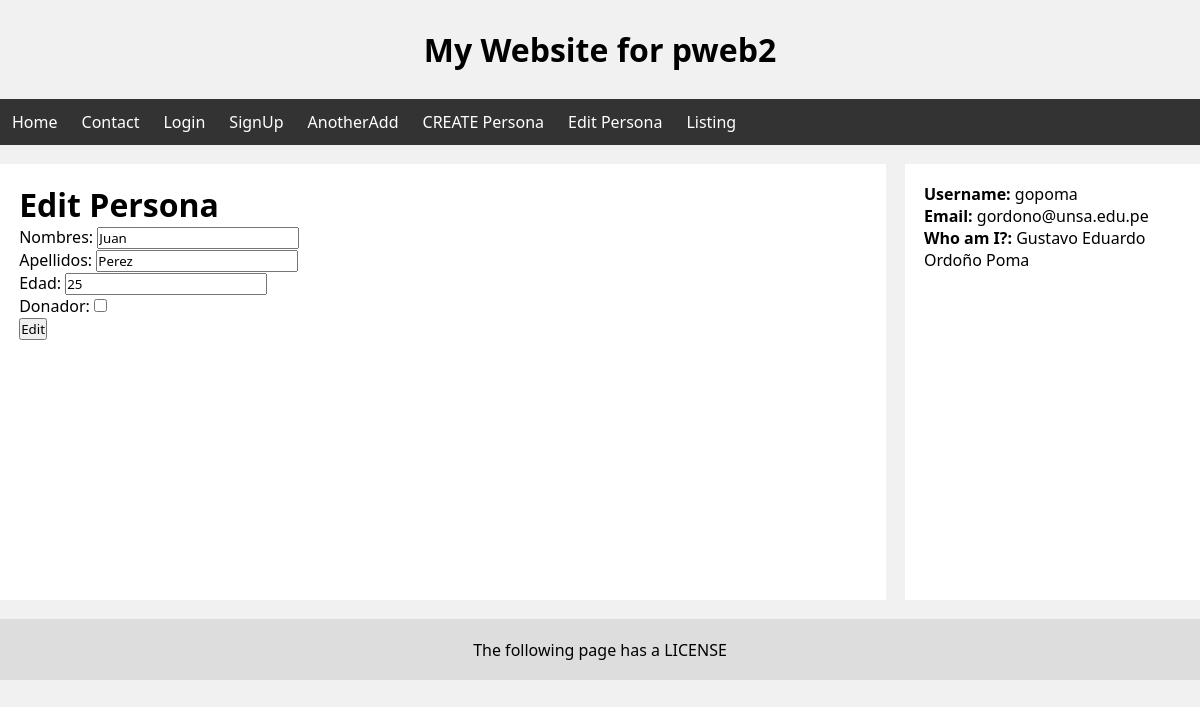
The page /personas/9/edit/ (signed in) on the database its author committed.
### personas/models.py (models this page shows, shortened)
class Persona(models.Model):
    nombres = models.CharField(max_length=100)
    apellidos = models.CharField(max_length=100)
    edad = models.IntegerField() # max_digits=3
    donador = models.BooleanField()

### personas/views.py (the view)
# urls.py: path('personas/<int:myID>/edit/', personaEditView, name="editPersona"),
def personaEditView(request, myID):
    persona = Persona.objects.get(id=myID)
    initialValues = {}
    form = PersonaForm(request.POST or None, instance=persona, initial=initialValues)
    if form.is_valid():
        form.save()
        return redirect("/personas")
    return render(request, "personas/edit.html", {
        "idPersona": persona.id,
        "form": form
    })

### personas/forms.py (shortened to what this page needs)
class PersonaForm(forms.ModelForm):
    class Meta:
        model = Persona
        fields = [
            "nombres",
            "apellidos",
            "edad",
            "donador",
        ]

### personas/templates/personas/edit.html (shortened to what this page needs)
{% extends 'layouts/main-layout.html' %}
{% block content %}
    <h1>Edit Persona</h1>
    <form action="/personas/{{ idPersona }}/edit/" method="POST">
        {{ form.as_p }}
        <input type="submit" value="Edit">
    </form>
{% endblock %}

### templates/layouts/main-layout.html (shortened to what this page needs)
{% load static %}
<!DOCTYPE html>
<html lang="en">
<head>
    <link rel="stylesheet" href="{% static 'css/styles.css' %}">
</head>
<body>
    {% include '../components/header.html' %}
    {% include '../components/navbar.html' %}
    <main class="main">
        <div class="leftcolumn">
            {% block content %}{% endblock %}
        </div>
        <div class="rightcolumn">
            <aside>
                {% if user.is_authenticated %}
                    <p><b>Username:</b> <span>{{ user.username }}</span></p>
                    <p><b>Email:</b> <span>{{ user.email }}</span></p>
                    <p><b>Who am I?:</b> <span>{{ user.first_name }} {{ user.last_name }}</span></p>
                {% else %}
                    <b>Not authenticated yet!</b>
                {% endif %}
            </aside>
        </div>
    </main>
    {% include '../components/footer.html' %}
</body>
</html>

### static/css/styles.css (style rules this page uses)
* { box-sizing: border-box; margin: 0; padding: 0; font-family:'Segoe UI', Tahoma, Geneva, Verdana, sans-serif; }
body { background-color: #F1F1F1; }
.main { margin-top: 1.2rem; margin-bottom: 1.2rem; display: grid; gap: 1.2rem; grid-template-columns: 3fr 1fr; }
.leftcolumn { min-height: 54.5vh; padding: 1.2rem; background-color: #FFF; }
.rightcolumn { padding: 1.2rem; background-color: #FFF; }

### rows shown on the page
Persona: nombres "Juan", apellidos "Perez", edad "25"

### other values the page prints
{{ user.username }} "gopoma"
{{ user.email }} "gordono@unsa.edu.pe"
{{ user.first_name }} "Gustavo Eduardo"
{{ user.last_name }} "Ordoño Poma"
